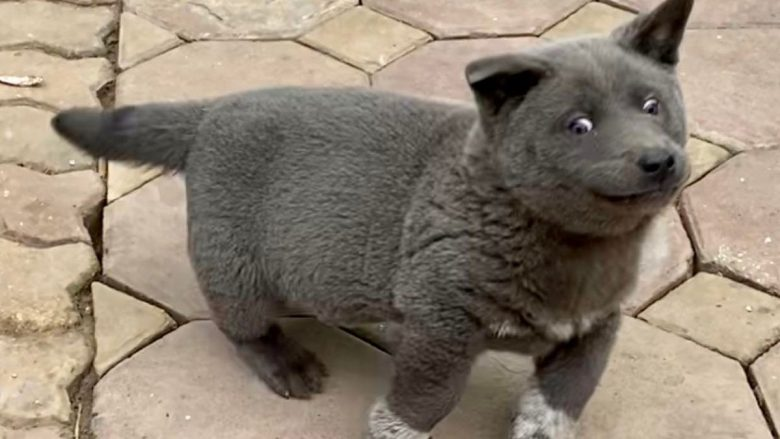
#> input picture gh.jpg, 780 x 439 px
$ jupyter execute --allow-errors use-classification-svm-hog.ipynb
#> lines starting #> are read from the running program, lines starting #| are printed output that depends on the picture
#> further down, my_image is the input picture: shape (439, 780, 3); mean B, G, R 113.9, 129, 141.7
Estimated time needed: **30** minutes

<h2>Image Classification with HOG and SVM</h2>
<h3>Project: Training_an_image_classifier_with_SVM_c</h3>
<h3>Training Run: Use SVM image classifier</h3>

Now that training is done, you can use your model for predictions. As your recall Support  Vector Machines (SVM) are supervised learning models used for classification. We will be using SVM to classify images.

You will upload your own image and classify using the model from the previous section.

## Objectives

<ul>
    <li>This tool contains the following sections:
        <ul>
            <li>Import Libraries </li>
            <li>Load saved SVM model </li>
            <li>Use the best parameters of <code>C, gamma and the Kernel</code></li>
            <li>Upload your own image and test the model </li>
        </ul>
    </li>
</ul>

----

## Import Important Libraries and Define Auxilary Functions

Libraries for data processing and visualization:

[cell 1]
import numpy as np
import matplotlib.pyplot as plt

Libraries for image pre-processing and classification:

[cell 2]
import cv2
from sklearn.externals import joblib
from skimage.feature import hog

Libraries for OS and Cloud:

[cell 3]
import os
from skillsnetwork import cvstudio

## Set Up CV Studio Client, Get the Model and Annotations

We will load the model from the training run.

#> (a cell that did not finish here is left out)

Get the annotations from CV Studio:

#> (a cell that did not finish here is left out)

Download and load the saved model:

#> (a cell that did not finish here is left out)

#> (a cell that did not finish here is left out)

#> (a cell that did not finish here is left out)

## Practice Exercise - Upload Your Image

Upload your image, and see if your image will be correctly classified.
<p><b>Instructions on How to Upload an Image:</b></p>
Use the upload button and upload an image from your local machine:
<center>

</center>

The image will now be in the directory in which you are working in, to read the image, in a new cell, use the <code>cv2.imread</code> and read its name, for example, I uploaded <code>anothercar.jpg</code> into my current working directory - <code>cv2.imread("anothercar.jpg")</code>.

<center>

</center>

I have created a function to do it all for you. After importing your image, use the function <code>run_svm</code> to classify the object in your image.

[cell 9]
def run_svm(image):
    ## show the original image
    orig_image = cv2.cvtColor(image, cv2.COLOR_BGR2RGB)
    plt.imshow(orig_image)
    plt.show()
    print('\n')
    ## convert the image into a numpy array
    image = np.array(image).astype('uint8')
    ## resize the image to a size of choice
    image = cv2.resize(image, (64, 64))
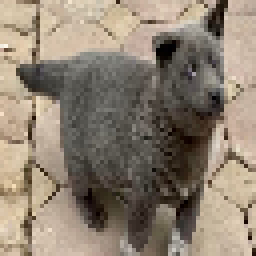
#> image: shape (64, 64, 3) (shown 4 times larger); mean B, G, R 113.6, 128.8, 141.5
    ## convert to grayscale to reduce the information in the picture
    grey_image = cv2.cvtColor(image, cv2.COLOR_BGR2GRAY)
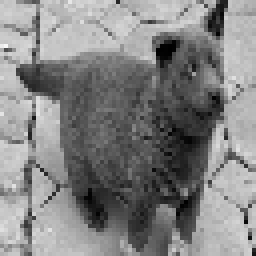
#> grey_image: shape (64, 64) (shown 4 times larger); min 0, max 247, mean 130.9
    ## extract H.O.G features
    hog_features, hog_image = hog(grey_image,
                          visualize=True,
                          block_norm='L2-Hys',
                          pixels_per_cell=(16, 16))
#> hog_features = 324 values, max 0.214 at index 0, min 0.033 at index 10, mean 0.101
    ## convert the H.O.G features into a numpy array
    image_array = np.array(hog_features)
#> image_array has the same summary as hog_features
    ## reshape the array
    image_array = image_array.reshape(1, -1)
    ## make a prediction
    svm_pred = svm.predict(image_array)
    ## print the classifier
    print('Your image was classified as a ' + str(annotations['labels'][int(svm_pred[0])]))

Now read and classify your image. Replace <code>your_uploaded_file</code> below with the name of your image as seen in your directory.

[cell 10]
## replace "your_uploaded_file" with your file name
my_image = cv2.imread("gh.jpg")
## run the above function on the image to get a classification
#> (the rest of this cell did not finish here and is left out)
